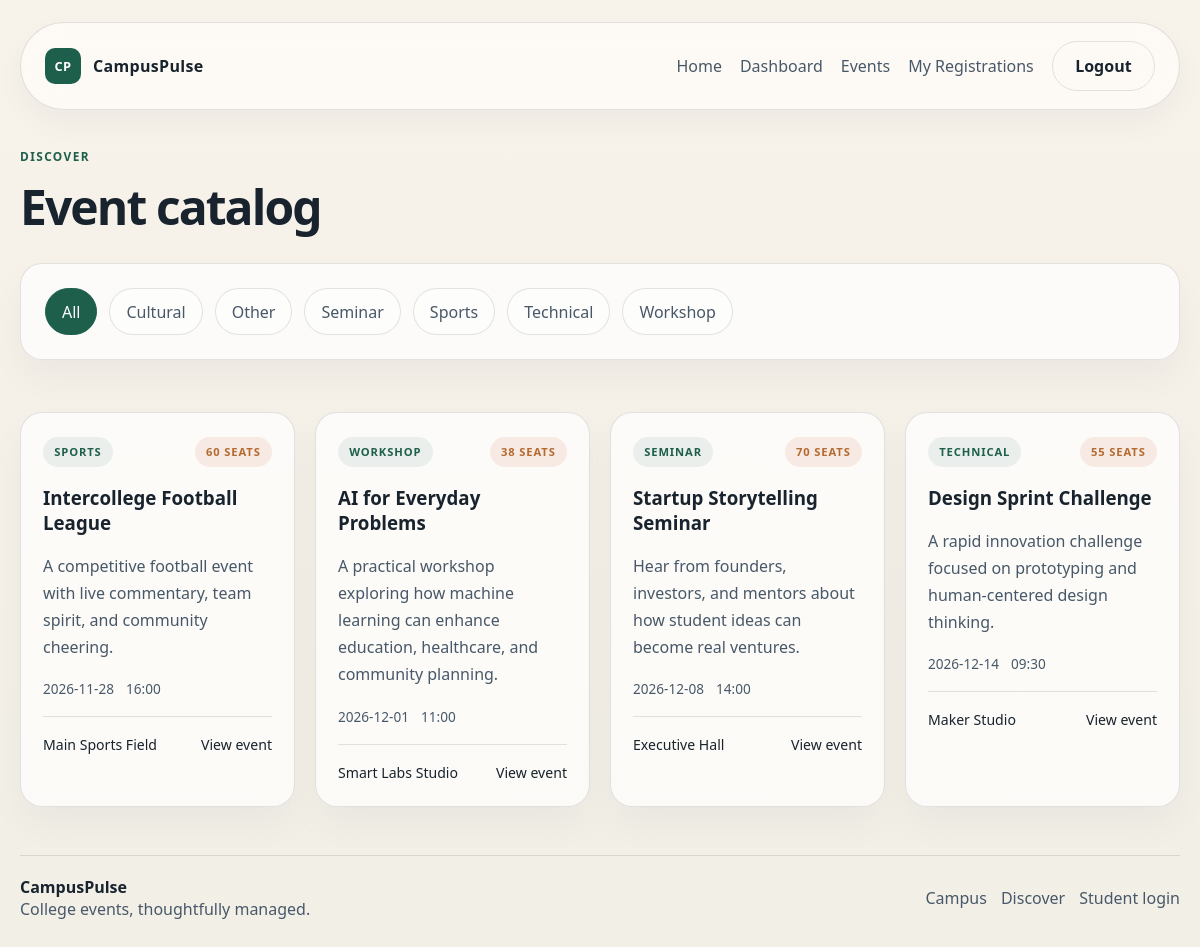
Screenshot of /events (signed in) with the database file from the repository.
### tables this page shows
CREATE TABLE events (
                id INTEGER PRIMARY KEY AUTOINCREMENT,
                title TEXT NOT NULL,
                description TEXT NOT NULL,
                category TEXT NOT NULL,
                date TEXT NOT NULL,
                time TEXT NOT NULL,
                venue TEXT NOT NULL,
                seat_limit INTEGER NOT NULL CHECK(seat_limit > 0),
                created_by INTEGER NOT NULL,
                created_at TEXT NOT NULL DEFAULT CURRENT_TIMESTAMP,
                FOREIGN KEY(created_by) REFERENCES users(id)
            );

### routes/student.py (the view)
@student_bp.route('/events')
@login_required
@student_required
def events():
    category = request.args.get('category', 'all')
    event_rows = _event_cards(category=category)
    categories = _event_categories()
    return render_template('student/events.html', events=event_rows, categories=categories, selected_category=category)

### database.py (called while the page is built)
def get_db_connection():
    DATABASE_PATH.parent.mkdir(parents=True, exist_ok=True)
    connection = sqlite3.connect(DATABASE_PATH)
    connection.row_factory = sqlite3.Row
    connection.execute('PRAGMA foreign_keys = ON')
    return connection

### routes/auth.py (called while the page is built)
def login_required(view):
    @wraps(view)
    def wrapped(*args, **kwargs):
        if not session.get('user_id'):
            flash('Please log in to continue.', 'error')
            return redirect(url_for('auth.login'))
        return view(*args, **kwargs)
    return wrapped

def student_required(view):
    @wraps(view)
    def wrapped(*args, **kwargs):
        if session.get('role') != 'student':
            flash('Student access is required for this page.', 'error')
            return redirect(url_for('student.dashboard'))
        return view(*args, **kwargs)
    return wrapped

### routes/student.py (called while the page is built)
def _event_categories():
    with get_db_connection() as connection:
        categories = connection.execute(
            'SELECT DISTINCT category FROM events ORDER BY category ASC'
        ).fetchall()
        return [row['category'] for row in categories]

def _event_cards(category=None, limit=None):
    query = 'SELECT * FROM events WHERE date >= ?'
    params = [date.today().isoformat()]
    if category and category != 'all':
        query += ' AND category = ?'
        params.append(category)
    query += ' ORDER BY date ASC'
    if limit:
        query += ' LIMIT ?'
        params.append(limit)
    with get_db_connection() as connection:
        rows = connection.execute(query, params).fetchall()
    results = []
    for row in rows:
        summary = get_event_registration_summary(row['id'])
        results.append({**dict(row), **summary})
    return results

### templates/student/events.html (shortened to what this page needs)
{% extends 'base.html' %}
{% block content %}
  <section class="page-header reveal">
    <div>
      <p class="eyebrow">Discover</p>
      <h1>Event catalog</h1>
    </div>
  </section>
  <section class="filter-bar panel reveal">
    <div class="category-filters">
      <a href="{{ url_for('student.events', category='all') }}" class="chip {% if selected_category == 'all' %}chip-active{% endif %}">All</a>
      {% for category in categories %}
        <a href="{{ url_for('student.events', category=category) }}" class="chip {% if selected_category == category %}chip-active{% endif %}">{{ category }}</a>
      {% endfor %}
    </div>
  </section>
  <section class="section reveal">
    {% if events %}
      <div class="card-grid">
        {% for event in events %}
          <article class="event-card reveal">
            <div class="event-card-head">
              <span class="tag">{{ event.category }}</span>
              <span class="seat-pill">{{ event.available_seats }} seats</span>
            </div>
            <h3>{{ event.title }}</h3>
            <p>{{ event.description[:120] }}{% if event.description|length > 120 %}...{% endif %}</p>
            <div class="meta-row">
              <span>{{ event.date }}</span>
              <span>{{ event.time }}</span>
            </div>
            <div class="card-footer">
              <span>{{ event.venue }}</span>
              <a href="{{ url_for('student.event_detail', event_id=event.id) }}">View event</a>
            </div>
          </article>
        {% endfor %}
      </div>
    {% else %}
      <div class="empty-state panel">
        <h3>No events match this category.</h3>
        <p>Try another category or check back later for new campus events.</p>
      </div>
    {% endif %}
  </section>
{% endblock %}

### templates/base.html (shortened to what this page needs)
<!DOCTYPE html>
<html lang="en">
  <head>
    <link rel="stylesheet" href="{{ url_for('static', filename='css/style.css') }}" />
  </head>
  <body>
    <header class="topbar">
      <div class="brand-wrap">
        <a href="{{ url_for('student.home') }}" class="brand">
          <span class="brand-mark">CP</span>
          <span>CampusPulse</span>
        </a>
      </div>
      <div class="nav-shell">
        <nav id="main-nav-menu" class="main-nav" aria-label="Main navigation">
          {% if current_user %}
            {% if current_user.role == 'student' %}
              <a href="{{ url_for('student.home') }}">Home</a>
              <a href="{{ url_for('student.dashboard') }}">Dashboard</a>
              <a href="{{ url_for('student.events') }}">Events</a>
              <a href="{{ url_for('student.my_registrations') }}">My Registrations</a>
            {% else %}
              <a href="{{ url_for('admin.dashboard') }}">Dashboard</a>
              <a href="{{ url_for('admin.create_event') }}">Create Event</a>
            {% endif %}
            <a class="button button-outline" href="{{ url_for('auth.logout') }}">Logout</a>
          {% else %}
            <a href="{{ url_for('student.home') }}">Home</a>
            <a href="{{ url_for('student.events') }}">Events</a>
            <a class="button button-outline" href="{{ url_for('auth.login') }}">Login</a>
            <a class="button" href="{{ url_for('auth.signup') }}">Sign Up</a>
          {% endif %}
        </nav>
      </div>
    </header>
    <main class="page-shell">
      {% block content %}{% endblock %}
    </main>
    <footer class="site-footer">
      <div>
        <strong>CampusPulse</strong>
        <span>College events, thoughtfully managed.</span>
      </div>
      <div class="footer-links">
        <a href="{{ url_for('student.home') }}">Campus</a>
        <a href="{{ url_for('student.events') }}">Discover</a>
        <a href="{{ url_for('auth.login') }}">Student login</a>
      </div>
    </footer>
  </body>
</html>

### rows the page displays
events: category "SPORTS", available_seats "60", title "Intercollege Football League", description "A competitive football event with live commentary, team spirit, and community cheering.", date "2026-11-28", time "16:00", venue "Main Sports Field"
events: category "WORKSHOP", available_seats "38", title "AI for Everyday Problems", description "A practical workshop exploring how machine learning can enhance education, healthcare, and community planning.", date "2026-12-01", time "11:00", venue "Smart Labs Studio"
events: category "SEMINAR", available_seats "70", title "Startup Storytelling Seminar", description "Hear from founders, investors, and mentors about how student ideas can become real ventures.", date "2026-12-08", time "14:00", venue "Executive Hall"
events: category "TECHNICAL", available_seats "55", title "Design Sprint Challenge", description "A rapid innovation challenge focused on prototyping and human-centered design thinking.", date "2026-12-14", time "09:30", venue "Maker Studio"

### other values shown
{{ category }} "Cultural" "Other" "Seminar" "Sports" "Technical" "Workshop"
